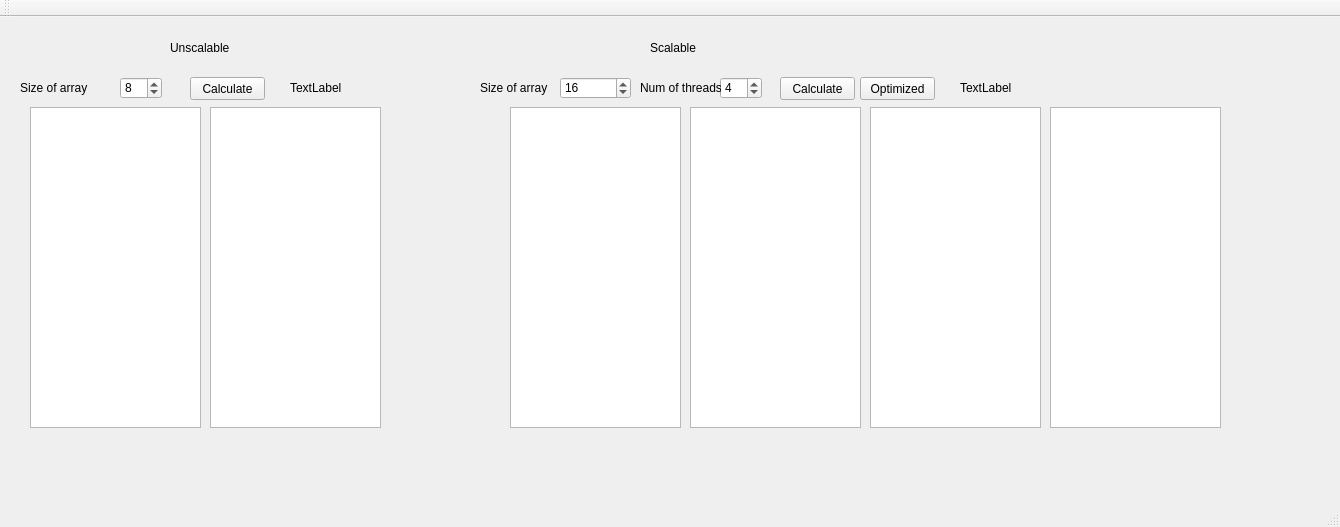
<?xml version="1.0" encoding="UTF-8"?>
<ui version="4.0">
 <class>MainWindow</class>
 <widget class="QMainWindow" name="MainWindow">
  <property name="geometry">
   <rect>
    <x>0</x>
    <y>0</y>
    <width>1340</width>
    <height>527</height>
   </rect>
  </property>
  <property name="windowTitle">
   <string>MainWindow</string>
  </property>
  <widget class="QWidget" name="centralWidget">
   <widget class="QSpinBox" name="nonScalableSpinBox">
    <property name="geometry">
     <rect>
      <x>120</x>
      <y>60</y>
      <width>42</width>
      <height>22</height>
     </rect>
    </property>
    <property name="minimum">
     <number>1</number>
    </property>
    <property name="maximum">
     <number>32</number>
    </property>
    <property name="value">
     <number>8</number>
    </property>
   </widget>
   <widget class="QLabel" name="nonScalableLabel">
    <property name="geometry">
     <rect>
      <x>20</x>
      <y>60</y>
      <width>81</width>
      <height>21</height>
     </rect>
    </property>
    <property name="text">
     <string>Size of array</string>
    </property>
   </widget>
   <widget class="QPushButton" name="nonScalableButton">
    <property name="geometry">
     <rect>
      <x>190</x>
      <y>60</y>
      <width>75</width>
      <height>23</height>
     </rect>
    </property>
    <property name="text">
     <string>Calculate</string>
    </property>
   </widget>
   <widget class="QListWidget" name="nonScalableList">
    <property name="geometry">
     <rect>
      <x>30</x>
      <y>90</y>
      <width>171</width>
      <height>321</height>
     </rect>
    </property>
   </widget>
   <widget class="QListWidget" name="nonScalableResultList">
    <property name="geometry">
     <rect>
      <x>210</x>
      <y>90</y>
      <width>171</width>
      <height>321</height>
     </rect>
    </property>
   </widget>
   <widget class="QLabel" name="nonScalableResult">
    <property name="geometry">
     <rect>
      <x>290</x>
      <y>60</y>
      <width>111</width>
      <height>21</height>
     </rect>
    </property>
    <property name="text">
     <string>TextLabel</string>
    </property>
   </widget>
   <widget class="QLabel" name="label">
    <property name="geometry">
     <rect>
      <x>170</x>
      <y>10</y>
      <width>151</width>
      <height>41</height>
     </rect>
    </property>
    <property name="text">
     <string>Unscalable</string>
    </property>
   </widget>
   <widget class="QLabel" name="label_2">
    <property name="geometry">
     <rect>
      <x>650</x>
      <y>10</y>
      <width>151</width>
      <height>41</height>
     </rect>
    </property>
    <property name="text">
     <string>Scalable</string>
    </property>
   </widget>
   <widget class="QLabel" name="scalableLabel">
    <property name="geometry">
     <rect>
      <x>480</x>
      <y>60</y>
      <width>81</width>
      <height>21</height>
     </rect>
    </property>
    <property name="text">
     <string>Size of array</string>
    </property>
   </widget>
   <widget class="QListWidget" name="scalableLocalResultList">
    <property name="geometry">
     <rect>
      <x>690</x>
      <y>90</y>
      <width>171</width>
      <height>321</height>
     </rect>
    </property>
   </widget>
   <widget class="QPushButton" name="scalableButton">
    <property name="geometry">
     <rect>
      <x>780</x>
      <y>60</y>
      <width>75</width>
      <height>23</height>
     </rect>
    </property>
    <property name="text">
     <string>Calculate</string>
    </property>
   </widget>
   <widget class="QListWidget" name="scalableList">
    <property name="geometry">
     <rect>
      <x>510</x>
      <y>90</y>
      <width>171</width>
      <height>321</height>
     </rect>
    </property>
   </widget>
   <widget class="QLabel" name="scalableResult">
    <property name="geometry">
     <rect>
      <x>960</x>
      <y>60</y>
      <width>111</width>
      <height>21</height>
     </rect>
    </property>
    <property name="text">
     <string>TextLabel</string>
    </property>
   </widget>
   <widget class="QSpinBox" name="scalableSpinBox">
    <property name="geometry">
     <rect>
      <x>560</x>
      <y>60</y>
      <width>71</width>
      <height>22</height>
     </rect>
    </property>
    <property name="minimum">
     <number>1</number>
    </property>
    <property name="maximum">
     <number>1000000</number>
    </property>
    <property name="value">
     <number>16</number>
    </property>
   </widget>
   <widget class="QSpinBox" name="scalableSpinBox_2">
    <property name="geometry">
     <rect>
      <x>720</x>
      <y>60</y>
      <width>42</width>
      <height>22</height>
     </rect>
    </property>
    <property name="minimum">
     <number>1</number>
    </property>
    <property name="maximum">
     <number>32</number>
    </property>
    <property name="value">
     <number>4</number>
    </property>
   </widget>
   <widget class="QLabel" name="scalableLabel_2">
    <property name="geometry">
     <rect>
      <x>640</x>
      <y>60</y>
      <width>81</width>
      <height>21</height>
     </rect>
    </property>
    <property name="text">
     <string>Num of threads</string>
    </property>
   </widget>
   <widget class="QListWidget" name="scalableGlobalResultList">
    <property name="geometry">
     <rect>
      <x>870</x>
      <y>90</y>
      <width>171</width>
      <height>321</height>
     </rect>
    </property>
   </widget>
   <widget class="QListWidget" name="scalableResultList">
    <property name="geometry">
     <rect>
      <x>1050</x>
      <y>90</y>
      <width>171</width>
      <height>321</height>
     </rect>
    </property>
   </widget>
   <widget class="QPushButton" name="scalableButtonOptimized">
    <property name="geometry">
     <rect>
      <x>860</x>
      <y>60</y>
      <width>75</width>
      <height>23</height>
     </rect>
    </property>
    <property name="text">
     <string>Optimized</string>
    </property>
   </widget>
  </widget>
  <widget class="QMenuBar" name="menuBar">
   <property name="geometry">
    <rect>
     <x>0</x>
     <y>0</y>
     <width>1340</width>
     <height>21</height>
    </rect>
   </property>
  </widget>
  <widget class="QToolBar" name="mainToolBar">
   <attribute name="toolBarArea">
    <enum>TopToolBarArea</enum>
   </attribute>
   <attribute name="toolBarBreak">
    <bool>false</bool>
   </attribute>
  </widget>
  <widget class="QStatusBar" name="statusBar"/>
 </widget>
 <layoutdefault spacing="6" margin="11"/>
 <resources/>
 <connections/>
</ui>
